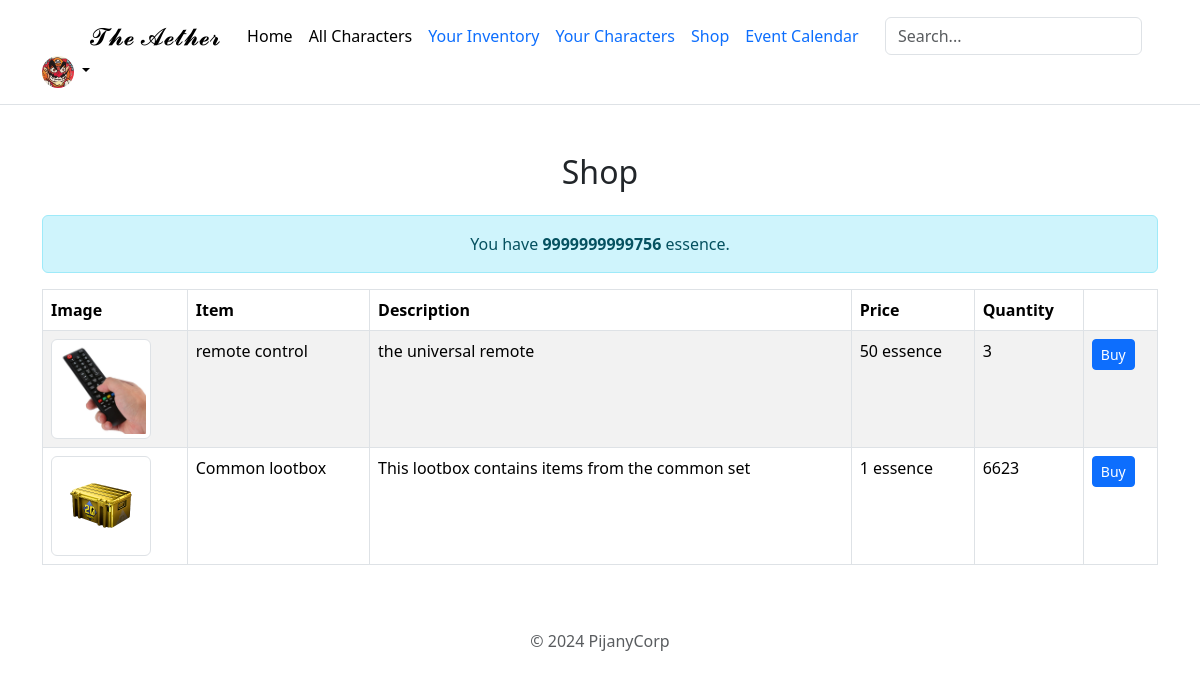
The page /shop/ (signed in) on the database as committed earlier.
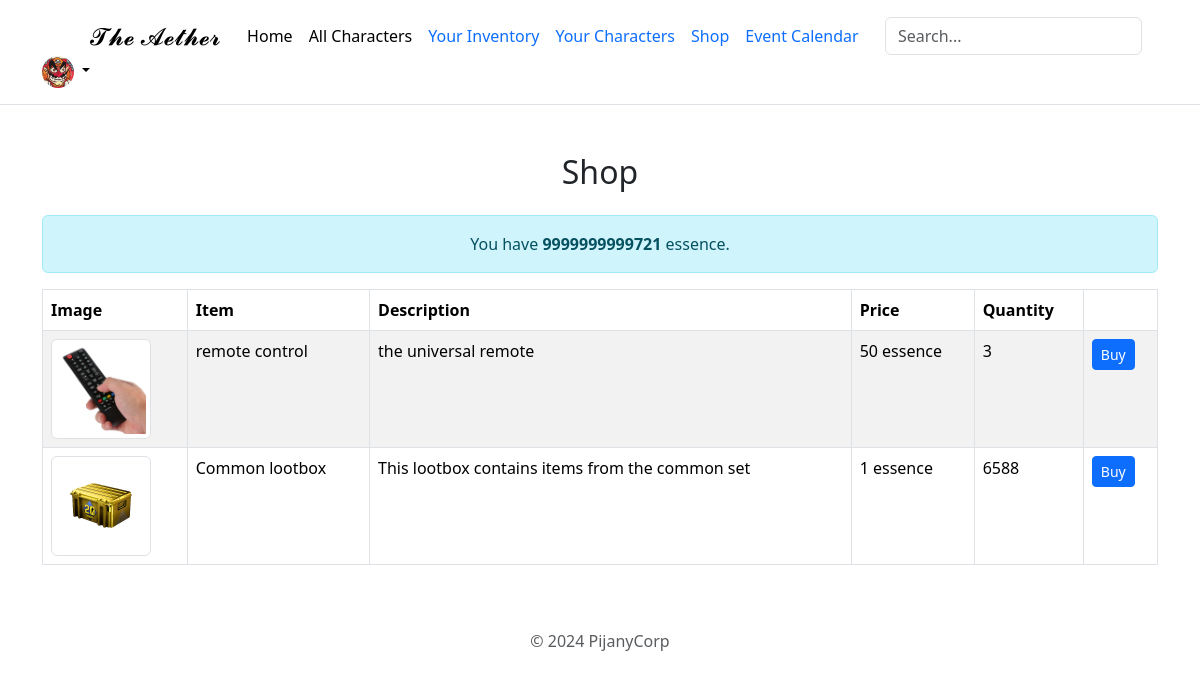
The same page on the database as committed later.
### main/models.py (models this page shows, shortened)
class Profile(models.Model):
    user = models.OneToOneField(User, on_delete=models.CASCADE, related_name='profile')
    profile_pic = models.ImageField(upload_to='profiles/', blank=True, null=True)
    profile_name = models.CharField(max_length=100, blank=True)
    essence_count = models.IntegerField(default=0)
    characters = models.ManyToManyField('Character', related_name='profiles_with_character', blank=True)

class ShopItem(models.Model):
    item = models.ForeignKey(Item, on_delete=models.CASCADE)
    quantity = models.IntegerField(default=0)
    price = models.IntegerField()  # Price in essence

class Item(models.Model):
    item_name = models.CharField(max_length=100, blank=True, null=True)
    description = models.TextField(blank=True, null=True)
    image = models.ImageField(upload_to='items/', blank=True, null=True)
    is_lootbox = models.BooleanField(default=False)
    character = models.ForeignKey('Character', on_delete=models.CASCADE, related_name='items', blank=True, null=True)
    set = models.ForeignKey('Set', on_delete=models.CASCADE, related_name='items_in_set', blank=True, null=True)

### main/views.py (the view, shortened to what this page needs)
# urls.py: path('shop/', views.shop, name='shop'),
@login_required
def shop(request):
    profile = get_object_or_404(Profile, user=request.user)
    shop_items = ShopItem.objects.all()
    return render(request, 'shop.html', {'shop_items': shop_items, 'profile': profile})

### main/templates/shop.html (shortened to what this page needs)
{% extends 'base.html' %}
{% load static %}
{% block content %}
<div class="container my-5">
    <h2 class="text-center mb-4">Shop</h2>
    <div class="alert alert-info text-center">
        You have <strong>{{ profile.essence_count }}</strong> essence.
    </div>
    <table class="table table-striped table-bordered">
        <thead class="thead-dark">
            <tr>
                <th scope="col">Image</th>
                <th scope="col">Item</th>
                <th scope="col">Description</th>
                <th scope="col">Price</th>
                <th scope="col">Quantity</th>
                <th scope="col"></th>
            </tr>
        </thead>
        <tbody>
            {% for shop_item in shop_items %}
            <tr>
                {% if shop_item.item.image %}
                <td><img src="{{ shop_item.item.image.url }}" alt="{{ shop_item.item.item_name }}" class="img-thumbnail" style="max-width: 100px;"></td>
                {% else %}
                <td>No Image</td>
                {% endif %}
                <td>{{ shop_item.item.item_name }}</td>
                <td>{{ shop_item.item.description }}</td>
                <td>{{ shop_item.price }} essence</td>
                <td>{{ shop_item.quantity }}</td>
                <td>
                    {% if shop_item.quantity > 0 %}
                        <form method="POST" class="d-inline">
                            <button type="submit" class="btn btn-sm btn-primary">Buy</button>
                        </form>
                    {% else %}
                        <p>Sold Out</p>
                    {% endif %}
                </td>
            </tr>
            {% endfor %}
        </tbody>
    </table>
</div>
{% endblock %}

### main/templates/base.html (shortened to what this page needs)
{% load static %}
<!DOCTYPE html>
<html lang="en">
<head>
    <link href="https://cdn.jsdelivr.net/npm/bootstrap@5.3.3/dist/css/bootstrap.min.css" rel="stylesheet"
>
</head>
<body>
    <div class="main-container">
        <center>
            <header class="p-3 mb-3 border-bottom">
                <div class="container">
                    <div class="d-flex flex-wrap align-items-center justify-content-center justify-content-lg-start">
                        <a href="/" class="d-flex align-items-center mb-3 mb-md-0 me-md-auto link-body-emphasis text-decoration-none">
                            <svg class="bi me-2" width="40" height="32"><use xlink:href="#bootstrap"></use></svg>
                            <span class="fs-4">𝓣𝓱𝓮 𝓐𝓮𝓽𝓱𝓮𝓻</span>
                        </a>
                    <ul class="nav col-12 col-lg-auto me-lg-auto mb-2 justify-content-center mb-md-0">
                        <li><a href="{% url 'main' %}" class="nav-link px-2 link-body-emphasis">Home</a></li>
                        <li><a href="{% url 'all_characters' %}" class="nav-link px-2 link-body-emphasis">All Characters</a></li>
                        {% if user.is_authenticated %}
                        <li><a href="{% url 'inventory' %}" class="nav-link px-2 text-bodt-secondary">Your Inventory</a></li>
                        <li><a href="{% url 'my_characters' %}" class="nav-link px-2 text-bodt-secondary">Your Characters</a></li>
                        <li><a href="{% url 'shop' %}" class="nav-link px-2 text-bodt-secondary">Shop</a></li>
                        <li><a href="{% url 'events_page' %}" class="nav-link px-2 text-bodt-secondary">Event Calendar</a></li>
                        {% endif %}
                    </ul>
                        <form class="col-12 col-lg-auto mb-3 mb-lg-0 me-lg-3" role="search">
                            <input type="search" class="form-control" placeholder="Search..." aria-label="Search">
                        </form>
                        {% if user.is_authenticated %}
                        <div class="dropdown text-end">
                            <a href="#" class="d-block link-body-emphasis text-decoration-none dropdown-toggle"
                               data-bs-toggle="dropdown" aria-expanded="false">
                               {% if profile.profile_pic %}
                               <img src="{{ profile.profile_pic.url }}" width="32" height="32" class="rounded-circle">
                                {% else %}
                                <img src="{% static 'svg/person.svg' %}" width="32" height="32" class="rounded-circle">
                                {% endif %}
                            </a>
                        </div>
                        {% else %}
                        <a href="{% url 'login_user' %}" class="nav-link">Login</a>
                        {% endif %}
                    </div>
                </div>
            </header>
            <div class="main-container">
                {% block content %}
                {% endblock %}
            </div>
            <div class="container">
                <footer class="py-3 my-4">
                    <p class="text-center text-body-secondary">© 2024 PijanyCorp</p>
                </footer>
            </div>
        </center>
    </div>
</body>
</html>

Rows that differ between the two databases and show on the page:
changed Profile: essence_count "9999999999756" → "9999999999721"
changed ShopItem "Common lootbox": quantity "6623" → "6588"
